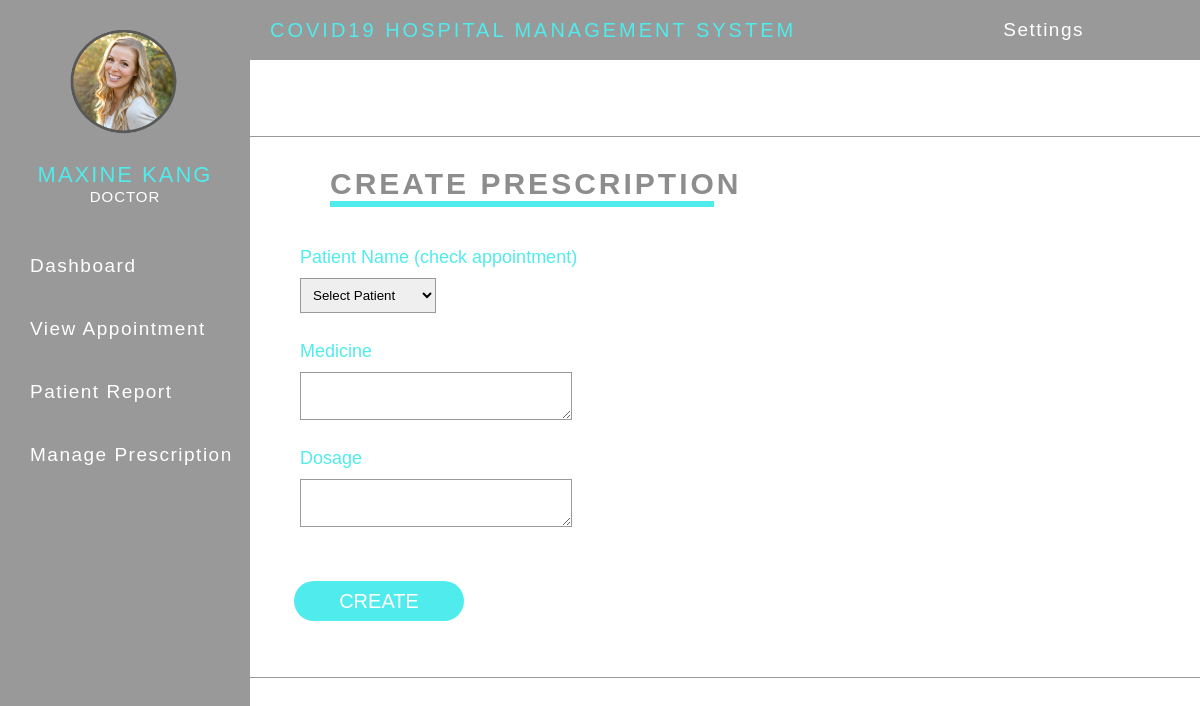
/doctor/make-prescript.php (signed in), run on the app's committed database.
### tables this page shows
CREATE TABLE `doctor` (
  `doctor_ID` int(11) NOT NULL,
  `dFullName` varchar(255) NOT NULL,
  `dUsername` varchar(255) NOT NULL,
  `dPassword` varchar(255) NOT NULL,
  `dEmail` varchar(255) NOT NULL,
  `dNumber` varchar(50) NOT NULL,
  `dAge` int(20) NOT NULL,
  `dBirthday` date NOT NULL,
  `dAddress` varchar(255) NOT NULL,
  `dGender` varchar(255) NOT NULL,
  `dProfilepic` varchar(255) NOT NULL,
  `dSpecialization` varchar(255) NOT NULL
);

### doctor/make-prescript.php (the view, shortened to what this page needs)
<?php
	include("../include/config.php");
?>
<!DOCTYPE html>
<html lang="en">
	<head>
		<link rel="stylesheet" href="styles.css">
	</head>
	<body>
	<?php include('navigation.php');?>
	<div class="bd-box">
	<form action="make-prescript.php" method="post">
	<h3>CREATE PRESCRIPTION</h3>
	<hr>
		<div class="dfrm">
		<label>Patient Name (check appointment)</label>
				<select name="patient" required>
				<option value="">Select Patient</option>
				</select><br>
		<label>Medicine</label>
		<textarea name="medicine" required></textarea><br>
		<label>Dosage</label>
		<textarea name="dosage" required></textarea><br>
		<br><br>
		<input type="submit" class="fbtn" value="CREATE" name="makebtn"/>
		<br><br><br>
		</div>
	</div>
	<br><br><br><br><br>
	</body>
</html>

### doctor/navigation.php (shortened to what this page needs)
<?php
	include("../include/config.php");
	$id = $_SESSION['id'];
	$query = mysqli_query($conn, "SELECT * FROM doctor where doctor_ID = '$id'");
	$row = mysqli_fetch_array($query);
?>
<div class="wrapper" id="wrapper">
  <div class="top_navbar">
    <div class="menu">
      <div class="logo">
       COVID19 Hospital Management System
      </div>
	  <div class="dropdown">
		<button onclick="myFunction()" class="dbtn">Settings</span></button>
    </div>
  </div>
  <div class="main_container">
      <div class="sidebar">
          <div class="sidebar__inner">
			<div class="profile_info">
					<div class="img_holder">
						<?php echo "<img src='../img/profile/".$row['dProfilepic']."' >"; ?>
					</div>
					<br>
					<p class="title"><?php echo $row['dFullName']; ?></p>
					<p class="sub_title">DOCTOR</p>
				</div>
            <ul class="lists">
              <li>
                <a href="home.php">
                  <span class="title">Dashboard</span>
                </a>
              </li>
              <li>
                <a href="appointment.php">
                  <span class="title">View Appointment</span>
                </a>
              </li>
              <li>
                <a href="report.php">
                  <span class="title">Patient Report</span>
                </a>
              </li>
              <li>
                <a href="prescription.php">
                  <span class="title">Manage Prescription</span>
                </a>
              </li>
            </ul>
          </div>
      </div>
  </div>
</div>

### doctor/styles.css (style rules this page uses)
* { margin: 0; padding: 0; list-style: none; box-sizing: border-box; text-decoration: none; font-family: Helvetica; }
.bd-box { margin-top: 136px; border-top: 1px solid #999; border-bottom: 1px solid #999; }
.bd-box h3 { padding-top: 30px; margin-left: 330px; color: #8d8d8d; font-size: 30px; letter-spacing: 3px; }
.bd-box hr { width: 32%; margin-left: 330px; padding: 3px; background: #50ebec; border: none; }
.dfrm { margin-left: 20%; margin-right: 20%; margin-top: 10px; padding: 20px; }
.dfrm input[type="date"], .dfrm input[type="time"], .dfrm input[type="text"], .dfrm input[type="email"], .dfrm textarea { width: 40%; display: block; border: 1px solid #999; padding: 8px; margin: 0 40px; }
.dfrm input[type="number"], .dfrm select { width: 20%; display: block; border: 1px solid #999; padding: 8px; margin: 0 40px; }
.dfrm label { display: block; color: #50ebec; font-size: 18px; padding: 10px; margin: 0 30px; }
.dfrm .fbtn { width: 25%; height: 40px; border-radius: 20px; outline: none; border: none; background-color: #50EBEC; font-size: 20px; color: #fff; cursor: pointer; margin-left: 5%; }
.wrapper { width: 100%; height: 100%; }
.top_navbar { background: #999; height: 60px; display: flex; position: fixed; width: 100%; top: 0; }
.top_navbar .menu { width: calc(100% - 80px); height: 100%; display: flex; justify-content: space-between; align-items: center; padding: 0 20px; }
.top_navbar .menu .logo { color: #50ebec; text-transform: uppercase; letter-spacing: 3px; margin-left: 250px; font-size: 20px; }
.main_container .sidebar { position: fixed; top: 0; left: 0; width: 250px; height: 100%; background: #999; }
.main_container .sidebar .sidebar__inner { position: relative; }
.main_container .sidebar .profile_info { text-align: center; padding: 30px 10px; }
.main_container .sidebar .profile_info img { width: 110px; }
.main_container .sidebar .profile_info .title { font-size: 22px; letter-spacing: 2px; color: #50ebec; text-transform: uppercase; }
.main_container .sidebar .profile_info .sub_title { font-size: 15px; color: #fff; letter-spacing: 1px; }
.main_container .sidebar ul li a { letter-spacing: 1.5px; color: #fff; font-size: 19px; padding: 20px 30px; white-space: nowrap; display: flex; align-items: center; margin-bottom: 1px; transition: all 0.3s ease; }
.main_container .sidebar ul li a span { display: inline-block; }
.dbtn { background-color: #999; color: white; padding: 16px; font-size: 19px; border: none; cursor: pointer; letter-spacing: 1.5px; }
.dropdown { position: relative; display: inline-block; }

### data on the page
doctor: dProfilepic (picture), dFullName "MAXINE KANG"
